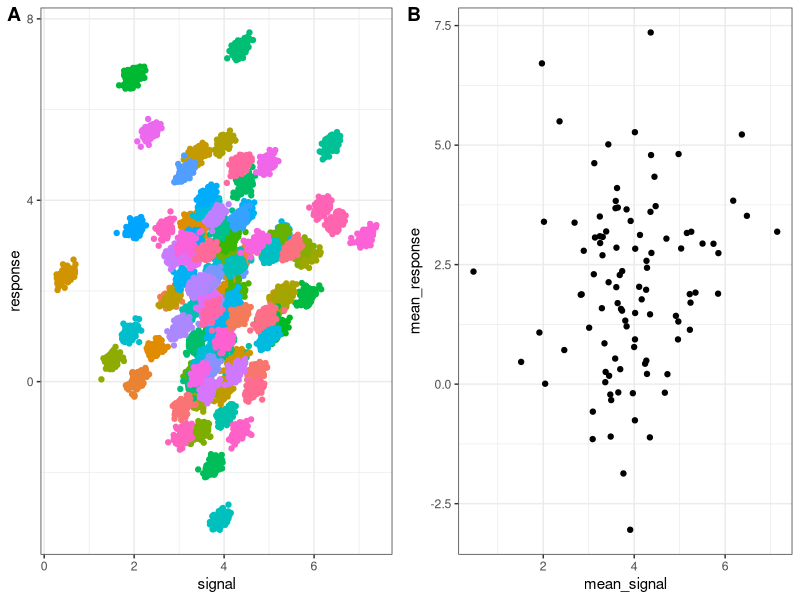
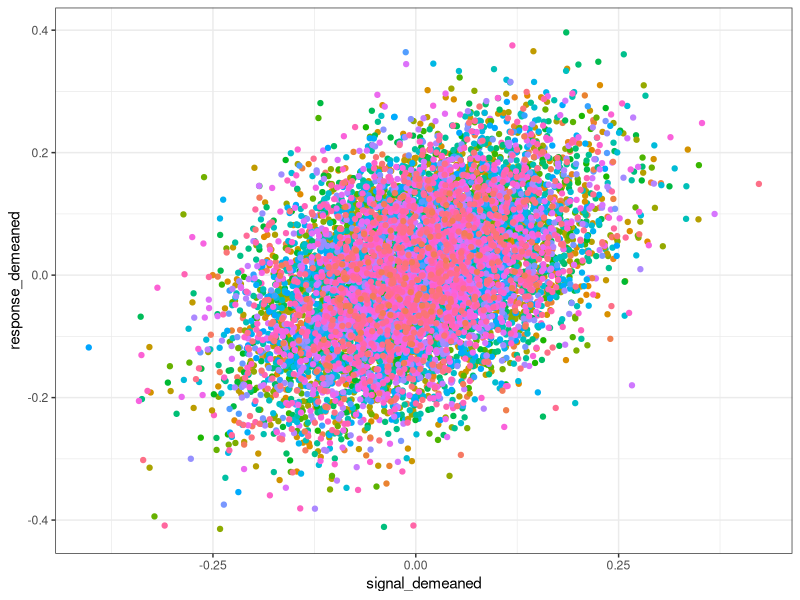
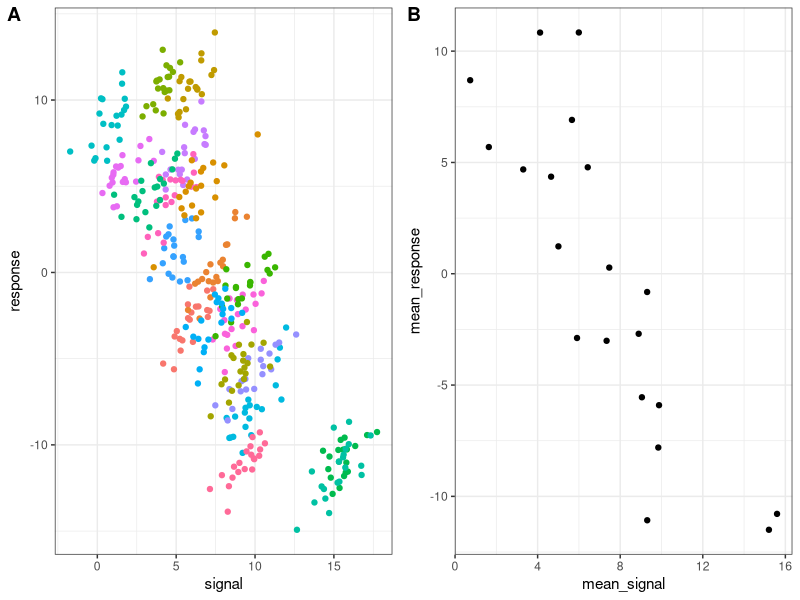

Write the R code that produced these figures, in order. (Note: this script raises an error after producing the figures.)
## ---- chunk 1
library(tidyverse)
library(lme4)
library(parameters)
library(datawizard)
library(cowplot)


between_effect = 0
within_effect = 0.5
between_sd = 2
within_sd = 0.1

signal_intercepts = rnorm(100,0,1) 
response_intercepts = rnorm(100,0, between_sd) + between_effect * signal_intercepts

data =  data.frame()
for (participant in 1:100){
  
  signal = rnorm(100,4,0.1)  
  response =  within_effect*signal + rnorm(100,0,within_sd)
  response = response + response_intercepts[participant]
  signal = signal + signal_intercepts[participant]
  data =  rbind(data, data.frame(signal,response,participant))
  
}
data_averaged = data %>% group_by(participant) %>% summarise(mean_signal = mean(signal), mean_response = mean(response))

cat("Korelacja pojedynczych pomiarów",cor(data$signal, data$response))
cat("Korelacja średnich pomiarów na osobę",cor(data_averaged$mean_signal, data_averaged$mean_response))

## ---- chunk 2
plot1 <- ggplot(data, aes(x = signal, y = response, colour =
  as.character(participant))) + geom_point() + theme_bw() + 
  theme(legend.position="none")

plot2 <- ggplot(data_averaged, aes(x = mean_signal, y = mean_response)) +
  geom_point() + theme_bw()

plot_grid(plot1, plot2, labels = "AUTO")
## ---- chunk 3
data = data %>% group_by(participant) %>% mutate(signal_demeaned = signal - mean(signal), 
response_demeaned = response - mean(response))

ggplot(data, aes(x = signal_demeaned, y = response_demeaned, colour = as.character(participant))) +
geom_point() + theme_bw() +  theme(legend.position="none")
## ---- chunk 4
model = lmer(response ~ signal + (1| participant), data = data)
model_parameters(model)
## ---- chunk 5


signal_intercepts = rnorm(20,4,4) 
response_intercepts = rnorm(20,0, 5) + -2*signal_intercepts

data =  data.frame()
for (participant in 1:20){
  
  signal = rnorm(20,4,1)  
  response =  1*signal + rnorm(20,0,1)
  response = response + response_intercepts[participant]
  signal = signal + signal_intercepts[participant]
  data =  rbind(data, data.frame(signal,response,participant))
  
}
data_averaged = data %>% group_by(participant) %>% summarise(mean_signal = mean(signal), mean_response = mean(response))

## ---- chunk 6
plot1 <- ggplot(data, aes(x = signal, y = response, colour = as.character(participant))) +
  geom_point() + theme_bw() +  theme(legend.position="none")

plot2 <- ggplot(data_averaged, aes(x = mean_signal, y = mean_response)) +
  geom_point() + theme_bw()

plot_grid(plot1, plot2, labels = "AUTO")
## ---- chunk 7
data <- cbind(
  data,
  demean(data, select = c("signal"), group = "participant")
)

model = lmer(response ~ signal_within + signal_between + (1| participant), data = data)
model_parameters(model)
## ---- chunk 8
knitr::include_app("https://szpm.shinyapps.io/Mixed/", height = "1020")
